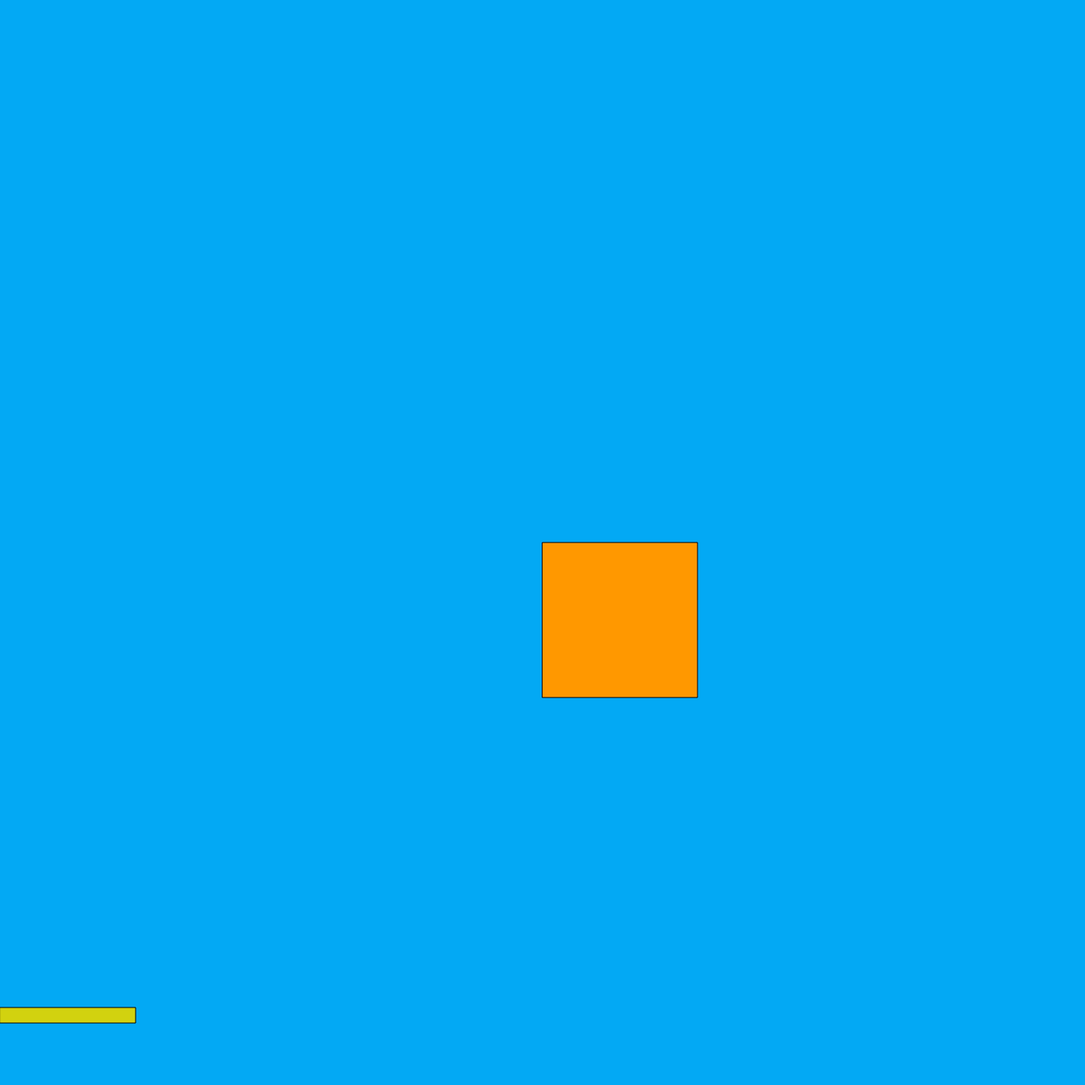
Frame 1 (no input)
Frame 60 (no input): identical to frame 1, image omitted
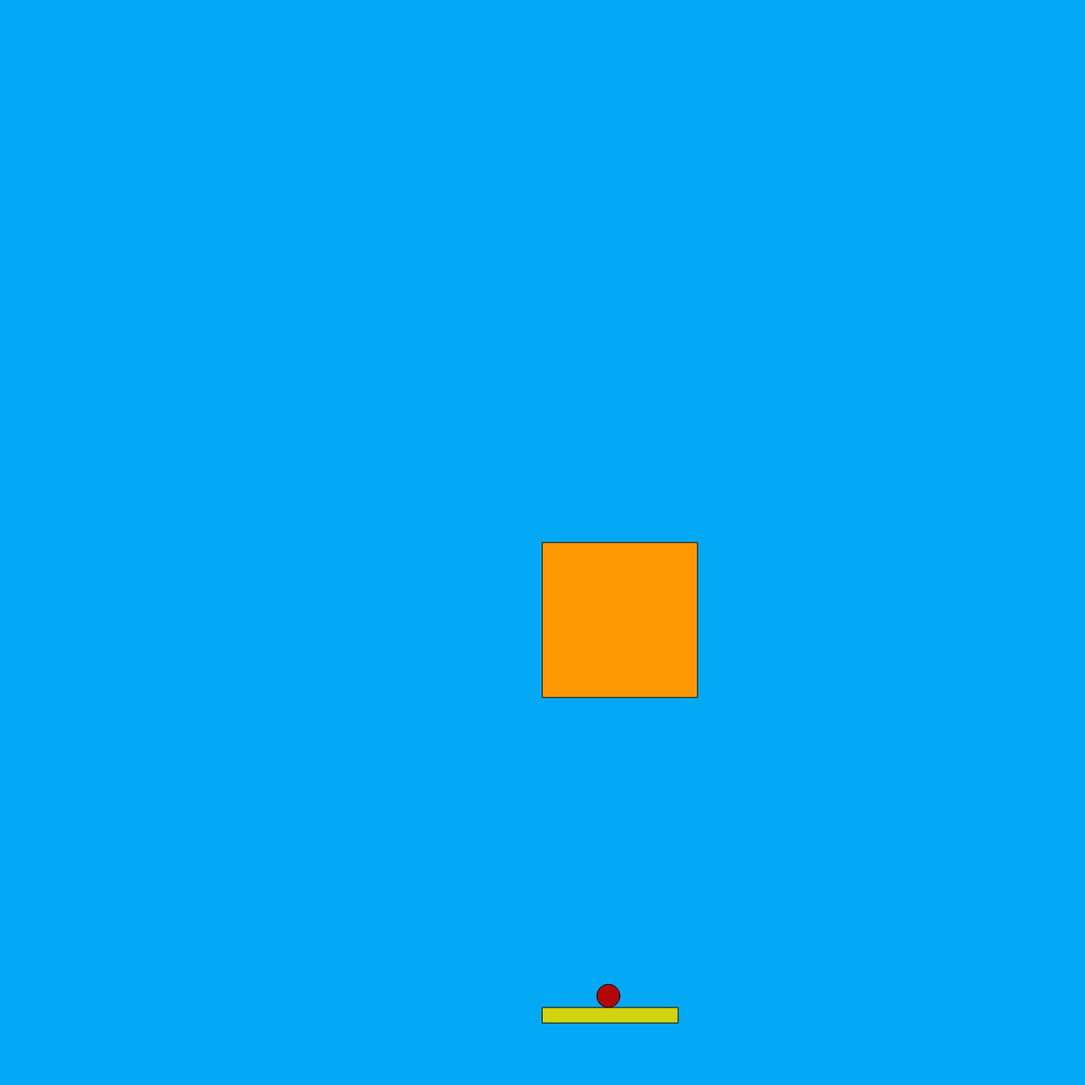
Frame 120 (the mouse pressed at the canvas centre since frame 60)

The p5.js sketch that drew these frames (run headless with seeded random() and noise() and a simulated clock; from frame 60 on, the mouse is pressed at the canvas centre):

// p5.js sketch
// ── sketch.js
var toyx = -30;
var toyy = -30;
var catx = 700;
var caty = 700;

function setup() {
  createCanvas(1400, 1400);
  noCursor();
}

function draw() {
  background("#03A9F4");

  fill("rgb(210,210,15)");
  rect(mouseX, 1300, 175, 20);

  fill("rgb(179,7,7)");
  ellipse(toyx, toyy, 30);
  toyy -= 10;

  fill("#FF9800");
  rect(catx, caty, 200, 200);

  if (toyx > catx && toyx < catx + 200 && toyy < caty + 200) {
    catx = random(0, 1300);
    caty = random(0, 1100);
  }

  if (mouseIsPressed === true) {
    toyx = mouseX + 85;
    toyy = 1285;
  }
}
